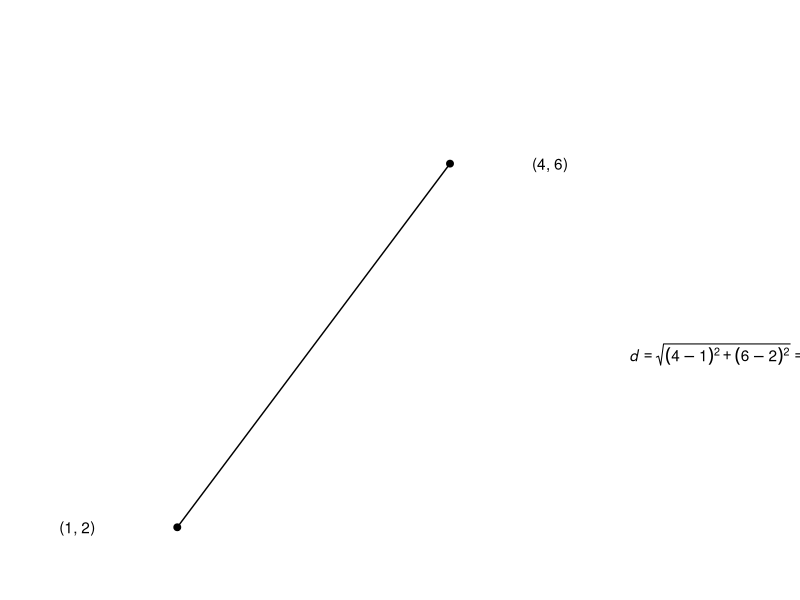
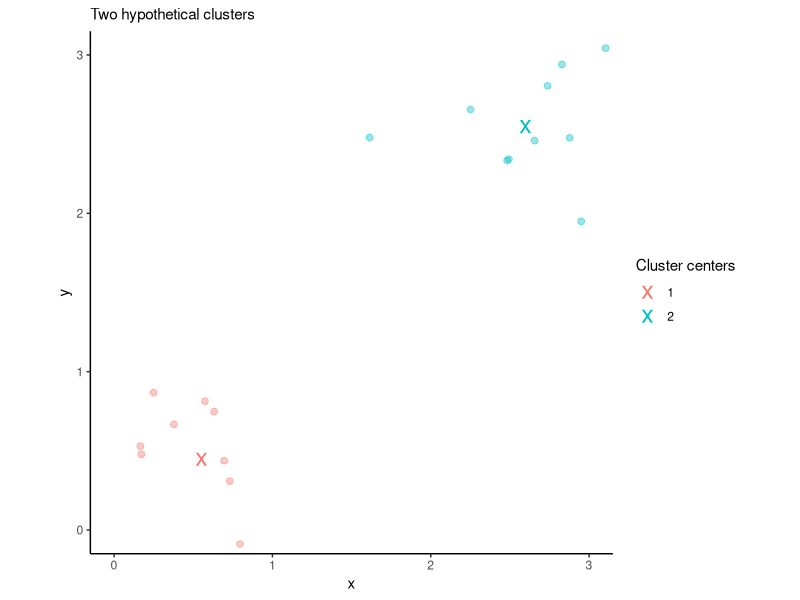

Write R code to recreate these figures, in order. (Note: this script raises an error after producing the figures.)
## ---- chunk 1
knitr::opts_chunk$set(echo = FALSE, message = FALSE, warning = FALSE, fig.align = 'center', fig.height=4, fig.width=7)
## ---- chunk 2
library(tidyverse)
tibble(x = c(1,4),
       y = c(2,6)) %>% 
  ggplot(aes(x, y)) +
  geom_point(size = 2) +
  geom_line() +
  coord_equal(ratio = 1, clip = "off", ylim = c(1.5, 7.5)) +
  annotate(geom = "text", x = -0.1, y = 2, label = "(1, 2)") +
  annotate(geom = "text", x = 5.1, y = 6, label = "(4, 6)") +
  annotate(geom = "text", x = 7, y = 3.9, label = expression(paste(italic(d) == sqrt((4-1)^2 + (6-2)^2)) == 5)) +
  theme_void()
## ---- chunk 3
set.seed(1)
x <- tibble(x = c(rnorm(n = 10, mean = 0.5, sd = 0.4), rnorm(n = 10, mean = 2.5, sd = 0.4)),
       y = c(rnorm(n = 10, mean = 0.5, sd = 0.4), rnorm(n = 10, mean = 2.5, sd = 0.4)),
       cluster = rep(1:2, each = 10))
x_fit <- kmeans(x, centers = 2)
x_centers <- as_tibble(x_fit$centers) %>% mutate(cluster = 1:2)
x %>% 
  ggplot(aes(x, y, colour = as.factor(cluster))) +
  geom_point(size = 2, alpha = 0.4, show.legend = FALSE) +
  geom_point(size = 6, shape = "x", data = x_centers, mapping = aes(colour = as.factor(cluster))) +
  coord_equal(xlim = c(0, 3), ylim = c(0, 3)) +
  labs(subtitle = "Two hypothetical clusters",
       colour = "Cluster centers") +
  theme_classic()
## ---- chunk 4
# Attach packages.
library(tidyverse)
# Import phone data.
phones_df <- read_delim(file = "iphone_dataset.csv", delim = ";", skip = 2)
## ---- chunk 5
# Print phone data.
phones_df %>% 
  knitr::kable(col.names = c("Brand", "Model", "Price (EUR)", "Weight (g)"), format = "html") %>% 
  kableExtra::kable_styling(full_width = FALSE, bootstrap_options = c("condensed"))
## ---- chunk 6
phones_df %>% 
  ggplot(aes(x = weight_g, y = price_eur)) + 
  geom_point(size = 4) +
  geom_text(aes(label = model), size = 3.5, vjust = "top", nudge_y = -40) +
  scale_x_continuous(expand = expand_scale(mult = 0.3)) +
  scale_y_continuous(expand = expand_scale(mult = 0.3)) +
  labs(title = "How would you assign these four iPhones models into two clusters?",
       x = "weight (g)", 
       y = "price (EUR)") +
  coord_equal(ratio = 1/20) +
  theme_classic()
## ---- chunk 7
# Data for clustering.
phones_cl <- phones_df[c("price_eur", "weight_g")]
# Reproducibility.
set.seed(4)
# K-means with original variables.
kmeans_orig <- kmeans(phones_cl, centers = 2)
## ---- chunk 8
# Cluster centers.
centers_orig_df <- as_tibble(kmeans_orig$centers) %>%
  mutate(cluster = 1:2)

# K-means with original variables, unequal axes.
p <- phones_df %>% 
  mutate(cluster = kmeans_orig$cluster) %>% 
  ggplot(aes(x = weight_g, y = price_eur, color = as.factor(cluster))) + 
  geom_point(size = 3, show.legend = FALSE) +
  geom_point(data = centers_orig_df, size = 6, shape = "x") +
  scale_x_continuous(expand = expand_scale(mult = 0.3)) +
  scale_y_continuous(expand = expand_scale(mult = 0.3)) +
  labs(title = "Did you expect to see iPhone 8 Plus alone in cluster 1?",
       subtitle = "k-means clustering with original variables",
       x = "weight (g)", 
       y = "price (EUR)", 
       color = "Cluster centers") +
  coord_equal(ratio = 1/20) +
  theme_classic() +
  theme(legend.position = "top")

p +
  geom_text(aes(label = model), size = 3.5, hjust = "left", nudge_x = 2, show.legend = FALSE)
## ---- chunk 9
# distances <- as.matrix(dist(phones_cl))
# round(distances["iPhone 6s Plus", "iPhone 6"], 1)
# round(distances["iPhone 6s Plus", "iPhone 8 Plus"], 1)     

p +
  geom_text(aes(label = model), size = 3.5, hjust = "left", nudge_x = 3, nudge_y = -40, show.legend = FALSE) +
  labs(title = "Pay attention to the scales of axes") +
  # Add two ditances for annotation.
  # To the left.
  annotate(geom = "segment", x = 192, y = 470, xend = 129, yend = 360, 
           arrow = arrow(length = unit(x = 0.3, units = "cm"), ends = "last")) +
  annotate(geom = "text", x = 160.5, y = 415+65, label = expression(italic(d) == 126.8)) +
  # To the top.
  annotate(geom = "segment", x = 192, y = 470, xend = 202, yend = 770, 
           arrow = arrow(length = unit(x = 0.3, units = "cm"), ends = "last")) +
  annotate(geom = "text", x = 197-10, y = 620, label = expression(italic(d) == 300.2))


#                       price_eur  weight_g
# Apple	iPhone 6s Plus	470	              192	
# Apple	iPhone 6	      360	              129	
# Apple	iPhone 8 Plus	  770	              202	
## ---- chunk 10
# Add rownames to see phone models in a distance matrix.
phones_cl <- as.data.frame(phones_cl)
rownames(phones_cl) <- phones_df$model
# Euclidean distances.
round(dist(phones_cl), 1)
## ---- chunk 11
# Adjust axes to the same scale.
p +
  geom_text(aes(label = model), size = 3.5, hjust = "left", nudge_x = 60, show.legend = FALSE) +
  labs(title = "No more surprise after equally scaling axes") +
  coord_equal(xlim = c(0, 800), ylim = c(0, 800), expand = FALSE)
## ---- chunk 12
standardize_range <- function(x) {(x - min(x)) / (max(x) - min(x))}
## ---- chunk 13
phones_cl_scaled <- apply(phones_cl, MARGIN = 2, FUN = standardize_range)
phones_cl_scaled
## ---- chunk 14
set.seed(1)
kmeans_scaled <- kmeans(phones_cl_scaled, centers = 2)
## ---- chunk 15
var_min_vec <- apply(phones_cl, MARGIN = 2, FUN = min)
var_range_vec <- apply(phones_cl, MARGIN = 2, FUN = function(x) diff(range(x)))

centers_scaled_df <- tibble(price_eur_scaled = kmeans_scaled$centers[, 1],
       weight_g_scaled = kmeans_scaled$centers[, 2]) %>%
  bind_cols(as_tibble(t(apply(X = kmeans_scaled$centers, MARGIN = 1, FUN = function(x) x * var_range_vec + var_min_vec)))) %>%
  mutate(cluster = 1:2)

phones_df %>%
  mutate(price_eur_scaled = standardize_range(price_eur),
         weight_g_scaled         = standardize_range(weight_g),
         cluster = kmeans_scaled$cluster) %>%
  ggplot(aes(x = weight_g_scaled, y = price_eur_scaled, color = as.factor(cluster))) +
  geom_point(size = 3, show.legend = FALSE) +
  geom_point(data = centers_scaled_df, aes(x = weight_g_scaled, y = price_eur_scaled), size = 6, shape = "x") +
  labs(title = "Same scale axes, standardized units",
       subtitle = "k-means clustering with scaled variables",
       x = "standardized weight",
       y = "standardized price", color = "Cluster centers") +
  theme_classic() +
  theme(legend.position = "top") +
  coord_equal(xlim = c(0, 1), ylim = c(0, 1), clip = "off") +
  geom_text(aes(label = model), size = 3.5, hjust = "left", nudge_x = 0.07, show.legend = FALSE)
## ---- chunk 16
centers_combined <- bind_rows(
  centers_orig_df %>% mutate(facet = "Original variables"),
  centers_scaled_df %>% select(-contains("scaled")) %>% mutate(facet = "Standardized variables")
)

bind_rows(
  phones_df %>% 
    mutate(cluster = kmeans_orig$cluster,
           facet = "Original variables"),
  phones_df %>% 
    mutate(cluster = kmeans_scaled$cluster,
           facet = "Standardized variables")
) %>%

  ggplot(aes(x = weight_g, y = price_eur, color = as.factor(cluster))) +
  facet_grid(~facet) +
  coord_equal(xlim = c(0, 800), ylim = c(0, 800)) +
  geom_point(size = 3, show.legend = FALSE) +
  geom_text(aes(label = model), size = 3.5, hjust = "left", nudge_x = 60, show.legend = FALSE) +
  geom_point(data = centers_combined, aes(x = weight_g, y = price_eur), size = 6, shape = "x") +
  labs(title = "Effect of (not) standardizing variables in k-means clustering",
       x = "weight (g)",
       y = "price (EUR)",
       color = "Cluster centers") +
  theme_classic() +
  theme(legend.position = "top", 
        strip.background = element_rect(colour = "white"), 
        strip.text = element_text(face = "bold", size = 11), legend.title = element_text(size = 10), 
        panel.spacing = unit(1.5, units = "cm"), plot.title = element_text(hjust = 0.5))
